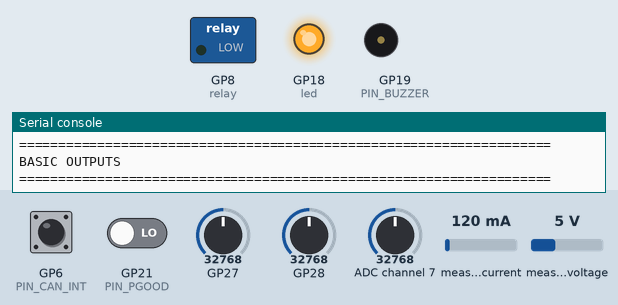
This program was run on a simulated Raspberry Pi Pico running MicroPython. Shown: switched loads named in the program (green lamp = pin HIGH), output pins drawn as LEDs (lit = HIGH), buzzer (waves = sounding), the last lines printed to the serial console. The test bench sets the inputs (shaded band); at power-on: GP6 (PIN_CAN_INT) HIGH, GP21 (PIN_PGOOD) LOW, GP27 = 32768, GP28 = 32768, ADC channel 7 = 32768, measured current 120 mA, measured voltage 5 V (analog values on the 0–65535 scale). EEPROM starts erased; pins used as bus, display or sensor lines are not drawn. At 4.3 s the program stops and its outputs stay as they are.

Above: at 0.07 s.
At 0.8 s:
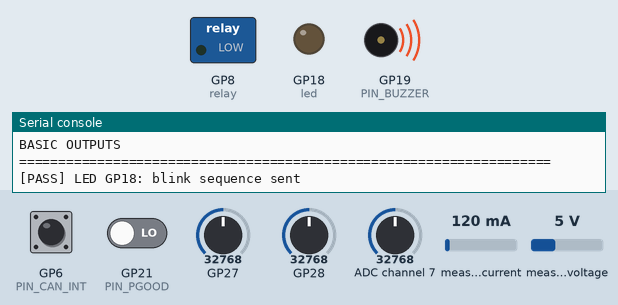
At 1.2 s:
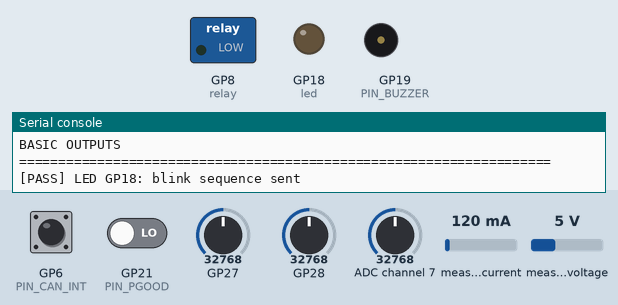
At 3.4 s:
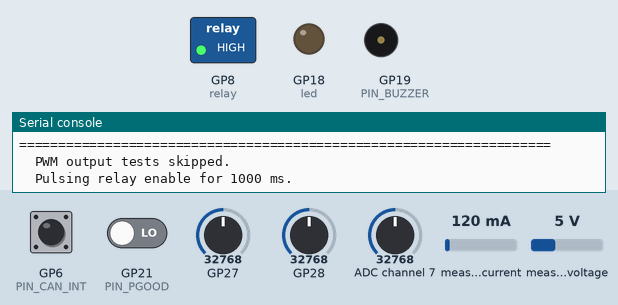
Timing chart, 0 to 5.8 s (numbered marks = the images above):
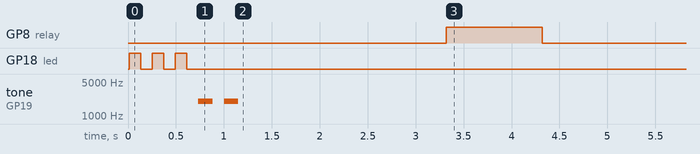

The program:

main.py
```python
from machine import Pin, I2C, SPI, ADC, PWM
import utime as time
import math

# ============================================================
# RP2040 custom board smoke test
# Safe defaults:
# - read-only checks are enabled
# - potentially dangerous output tests are disabled by default
# ============================================================

ENABLE_LED_TEST = True
ENABLE_BUZZER_TEST = True
ENABLE_STATUS_TESTS = True
ENABLE_I2C_TESTS = True
ENABLE_ADC_TESTS = True
ENABLE_MCP2518FD_RESPONSE_TEST = True

# Disable these unless downstream hardware is unplugged / safe.
ENABLE_PWM_OUTPUT_TESTS = False   # GP16/GP17 servo-style outputs
ENABLE_RELAY_TEST = True         # GP8 relay enable MOSFET/relay path
ENABLE_FRAM_WRITE_TEST = True    # writes and restores one FRAM location

# -------------------------
# Pin map from your schematic
# -------------------------
PIN_SDA0 = 0
PIN_SCL0 = 1

PIN_SPI0_SCK = 2
PIN_SPI0_MOSI = 3
PIN_SPI0_MISO = 4
PIN_CAN_CS = 5
PIN_CAN_INT = 6

PIN_RELAY_EN = 8

PIN_SDA1 = 10
PIN_SCL1 = 11

PIN_CHOKE_PWM = 16
PIN_THROTTLE_PWM = 17

PIN_LED = 18
PIN_BUZZER = 19

PIN_PGOOD = 21
PIN_POWER_SRC = 23

PIN_TEMP_ADC = 26
PIN_RPM1_ADC = 27
PIN_RPM2_ADC = 28

# I2C addresses
INA219_ADDR = 0x40
FRAM_ADDR = 0x50

ADC_REF = 3.3

THERM_R_PULLUP = 10000.0
THERM_BETA = 3977.0
THERM_R0 = 10000.0
THERM_T0_K = 298.15

results = []


def log(msg=""):
    print(msg)


def banner(title):
    print("\n" + "=" * 68)
    print(title)
    print("=" * 68)


def record(name, ok, detail=""):
    results.append((name, bool(ok), detail))
    tag = "PASS" if ok else "FAIL"

    if detail:
        print("[{}] {}: {}".format(tag, name, detail))
    else:
        print("[{}] {}".format(tag, name))

    return ok


class FM24CL64B:
    def __init__(self, i2c, addr=FRAM_ADDR):
        self.i2c = i2c
        self.addr = addr

    def read(self, memaddr, nbytes=1):
        header = bytes([
            (memaddr >> 8) & 0xFF,
            memaddr & 0xFF
        ])
        self.i2c.writeto(self.addr, header, False)
        return self.i2c.readfrom(self.addr, nbytes)

    def write(self, memaddr, data):
        if not isinstance(data, (bytes, bytearray)):
            data = bytes(data)

        header = bytes([
            (memaddr >> 8) & 0xFF,
            memaddr & 0xFF
        ])

        self.i2c.writeto(self.addr, header + data)


class INA219:
    REG_CONFIG = 0x00
    REG_SHUNT_V = 0x01
    REG_BUS_V = 0x02
    REG_POWER = 0x03
    REG_CURRENT = 0x04
    REG_CAL = 0x05

    def __init__(self, i2c, addr=INA219_ADDR, shunt_ohms=0.05):
        self.i2c = i2c
        self.addr = addr
        self.shunt_ohms = shunt_ohms

        self.current_lsb = 0.0002
        self.power_lsb = self.current_lsb * 20.0
        self.cal = 0x1000

    def _write_reg(self, reg, value):
        data = bytes([
            (value >> 8) & 0xFF,
            value & 0xFF
        ])
        self.i2c.writeto_mem(self.addr, reg, data)

    def _read_reg(self, reg):
        data = self.i2c.readfrom_mem(self.addr, reg, 2)
        return (data[0] << 8) | data[1]

    @staticmethod
    def _s16(x):
        if x & 0x8000:
            return x - 65536
        return x

    def configure(self):
        self._write_reg(self.REG_CONFIG, 0x399F)
        self._write_reg(self.REG_CAL, self.cal)
        time.sleep_ms(10)

    def read_all(self):
        cfg = self._read_reg(self.REG_CONFIG)
        shunt_raw = self._s16(self._read_reg(self.REG_SHUNT_V))
        bus_raw = self._read_reg(self.REG_BUS_V)
        power_raw = self._read_reg(self.REG_POWER)
        current_raw = self._s16(self._read_reg(self.REG_CURRENT))

        shunt_v = shunt_raw * 10e-6
        bus_v = (bus_raw >> 3) * 4e-3
        current_a = current_raw * self.current_lsb
        power_w = power_raw * self.power_lsb

        return {
            "config": cfg,
            "shunt_raw": shunt_raw,
            "bus_raw": bus_raw,
            "current_raw": current_raw,
            "power_raw": power_raw,
            "shunt_v": shunt_v,
            "bus_v": bus_v,
            "current_a": current_a,
            "power_w": power_w,
        }


class MCP2518FD:
    # Important MCP2518FD register addresses
    C1CON_ADDR = 0x000
    OSC_ADDR = 0xE00
    IOCON_ADDR = 0xE04
    CRC_ADDR = 0xE08
    ECCCON_ADDR = 0xE0C
    DEVID_ADDR = 0xE14

    def __init__(self, spi, cs_pin, int_pin=None):
        self.spi = spi

        self.cs = Pin(cs_pin, Pin.OUT)
        self.cs.value(1)

        if int_pin is None:
            self.int_pin = None
        else:
            self.int_pin = Pin(int_pin, Pin.IN, Pin.PULL_UP)

    def _xfer(self, tx_bytes):
        tx = bytes(tx_bytes)
        rx = bytearray(len(tx))

        self.cs.value(0)
        self.spi.write_readinto(tx, rx)
        self.cs.value(1)

        return rx

    def read_sfr(self, addr, nbytes):
        # MCP2518FD SFR READ command:
        # command nibble = 0b0011
        # then 12-bit address
        header0 = 0x30 | ((addr >> 8) & 0x0F)
        header1 = addr & 0xFF

        rx = self._xfer([header0, header1] + [0x00] * nbytes)

        return bytes(rx[2:])

    def read_u32(self, addr):
        data = self.read_sfr(addr, 4)
        value = (
            data[0]
            | (data[1] << 8)
            | (data[2] << 16)
            | (data[3] << 24)
        )
        return value, data

    def read_diagnostics(self):
        c1con, c1con_b = self.read_u32(self.C1CON_ADDR)
        osc, osc_b = self.read_u32(self.OSC_ADDR)
        iocon, iocon_b = self.read_u32(self.IOCON_ADDR)
        crc, crc_b = self.read_u32(self.CRC_ADDR)
        ecccon, ecccon_b = self.read_u32(self.ECCCON_ADDR)
        devid, devid_b = self.read_u32(self.DEVID_ADDR)

        int_level = None
        if self.int_pin is not None:
            int_level = self.int_pin.value()

        return {
            "C1CON": c1con,
            "C1CON_bytes": c1con_b,

            "OSC": osc,
            "OSC_bytes": osc_b,

            "IOCON": iocon,
            "IOCON_bytes": iocon_b,

            "CRC": crc,
            "CRC_bytes": crc_b,

            "ECCCON": ecccon,
            "ECCCON_bytes": ecccon_b,

            "DEVID": devid,
            "DEVID_bytes": devid_b,

            "INT": int_level,
        }


def adc_to_volts(raw16):
    return (raw16 * ADC_REF) / 65535.0


def temp_from_ntc_voltage(v):
    # Divider:
    # 3.3 V -> 10k pull-up -> TEMP_V -> NTC -> GND

    if v <= 0.01 or v >= (ADC_REF - 0.01):
        return None, None

    r_ntc = THERM_R_PULLUP * v / (ADC_REF - v)

    temp_k = 1.0 / (
        (1.0 / THERM_T0_K)
        + (1.0 / THERM_BETA) * math.log(r_ntc / THERM_R0)
    )

    return r_ntc, temp_k - 273.15


def blink_led(count=3, on_ms=120, off_ms=120):
    led = Pin(PIN_LED, Pin.OUT)

    for _ in range(count):
        led.value(1)
        time.sleep_ms(on_ms)

        led.value(0)
        time.sleep_ms(off_ms)


def buzz(count=2, freq=2000, dur_ms=150, gap_ms=120):
    pwm = PWM(Pin(PIN_BUZZER))
    pwm.freq(freq)

    try:
        for _ in range(count):
            pwm.duty_u16(32768)
            time.sleep_ms(dur_ms)

            pwm.duty_u16(0)
            time.sleep_ms(gap_ms)
    finally:
        pwm.deinit()
        Pin(PIN_BUZZER, Pin.OUT).value(0)


def pwm_pulse_us(pwm, pulse_us, freq_hz=50):
    period_us = int(1000000 / freq_hz)
    duty = int((pulse_us * 65535) / period_us)

    if duty < 0:
        duty = 0

    if duty > 65535:
        duty = 65535

    pwm.duty_u16(duty)


def test_pwm_output(pin_num, label):
    pwm = PWM(Pin(pin_num))
    pwm.freq(50)

    try:
        for pulse_us in (1000, 1500, 2000, 1500):
            print("  {} -> {} us".format(label, pulse_us))
            pwm_pulse_us(pwm, pulse_us)
            time.sleep_ms(600)

        record(label, True, "50 Hz PWM sequence emitted")

    except Exception as e:
        record(label, False, repr(e))

    finally:
        pwm.deinit()
        Pin(pin_num, Pin.OUT).value(0)


def sample_adc(pin_num, label, duration_ms=1000, sample_delay_ms=2):
    adc = ADC(pin_num)

    start = time.ticks_ms()
    count = 0

    raw_min = 65535
    raw_max = 0
    raw_sum = 0

    while time.ticks_diff(time.ticks_ms(), start) < duration_ms:
        raw = adc.read_u16()

        if raw < raw_min:
            raw_min = raw

        if raw > raw_max:
            raw_max = raw

        raw_sum += raw
        count += 1

        time.sleep_ms(sample_delay_ms)

    if count == 0:
        raw_avg = 0
    else:
        raw_avg = raw_sum / count

    v_min = adc_to_volts(raw_min)
    v_max = adc_to_volts(raw_max)
    v_avg = adc_to_volts(raw_avg)

    print(
        "  {}: min={:.4f} V  avg={:.4f} V  max={:.4f} V"
        .format(label, v_min, v_avg, v_max)
    )

    return v_min, v_avg, v_max


def bytes_are_all(data, value):
    for b in data:
        if b != value:
            return False
    return True


def mcp_register_set_is_dead(diag):
    all_bytes = (
        diag["C1CON_bytes"]
        + diag["OSC_bytes"]
        + diag["IOCON_bytes"]
        + diag["CRC_bytes"]
        + diag["ECCCON_bytes"]
        + diag["DEVID_bytes"]
    )

    if bytes_are_all(all_bytes, 0x00):
        return True, "all read bytes are 0x00, MISO may be stuck low or chip is not responding"

    if bytes_are_all(all_bytes, 0xFF):
        return True, "all read bytes are 0xFF, MISO may be floating/high or chip is not selected"

    return False, "register reads are not all-zero or all-FF"


def print_mcp_diag(diag):
    print("  MCP2518FD register dump:")
    print("    C1CON  @ 0x000 = 0x{:08X}  bytes={}".format(diag["C1CON"], diag["C1CON_bytes"]))
    print("    OSC    @ 0xE00 = 0x{:08X}  bytes={}".format(diag["OSC"], diag["OSC_bytes"]))
    print("    IOCON  @ 0xE04 = 0x{:08X}  bytes={}".format(diag["IOCON"], diag["IOCON_bytes"]))
    print("    CRC    @ 0xE08 = 0x{:08X}  bytes={}".format(diag["CRC"], diag["CRC_bytes"]))
    print("    ECCCON @ 0xE0C = 0x{:08X}  bytes={}".format(diag["ECCCON"], diag["ECCCON_bytes"]))
    print("    DEVID  @ 0xE14 = 0x{:08X}  bytes={}".format(diag["DEVID"], diag["DEVID_bytes"]))
    print("    INT level = {}".format(diag["INT"]))


def test_mcp2518fd_response():
    spi = SPI(
        0,
        baudrate=1000000,
        polarity=0,
        phase=0,
        bits=8,
        firstbit=SPI.MSB,
        sck=Pin(PIN_SPI0_SCK),
        mosi=Pin(PIN_SPI0_MOSI),
        miso=Pin(PIN_SPI0_MISO),
    )

    mcp = MCP2518FD(spi, PIN_CAN_CS, PIN_CAN_INT)

    diag = mcp.read_diagnostics()
    print_mcp_diag(diag)

    dead, reason = mcp_register_set_is_dead(diag)

    if dead:
        record("MCP2518FD response", False, reason)
        print("  Most likely causes:")
        print("    - MCP2518FD not powered")
        print("    - MCP2518FD held in reset")
        print("    - MCP oscillator/crystal not running")
        print("    - CS not reaching the MCP")
        print("    - MISO not connected or shorted")
        print("    - wrong SPI pin map")
        print("    - wrong MCP2518FD footprint / soldering issue")
        return False

    devid_bytes = diag["DEVID_bytes"]
    devid_not_zero = not bytes_are_all(devid_bytes, 0x00)
    devid_not_ff = not bytes_are_all(devid_bytes, 0xFF)

    if devid_not_zero and devid_not_ff:
        detail = "DEVID=0x{:08X}, OSC=0x{:08X}, C1CON=0x{:08X}".format(
            diag["DEVID"],
            diag["OSC"],
            diag["C1CON"]
        )
        record("MCP2518FD response", True, detail)
        print("  The MCP is answering over SPI.")
        print("  This does not prove CAN bus traffic yet.")
        return True

    detail = (
        "some MCP registers responded, but DEVID itself looks bad: "
        "DEVID=0x{:08X}, OSC=0x{:08X}, C1CON=0x{:08X}"
        .format(diag["DEVID"], diag["OSC"], diag["C1CON"])
    )

    record("MCP2518FD partial response", True, detail)
    print("  The chip may be responding, but DEVID is suspicious.")
    print("  Check SPI command/address format and MCP2518FD variant.")
    return True


def main():
    banner("RP2040 BOARD SMOKE TEST")

    log("This script checks board peripherals visible from the schematic.")
    log("Dangerous output tests are disabled by default.")

    # ------------------------------------------------------------
    # Implicit bring-up checks
    # ------------------------------------------------------------
    banner("IMPLICIT CHECKS")

    record("RP2040 boot", True, "MicroPython is running")
    record("QSPI flash / boot path", True, "Board booted and script executed")
    record("External crystal / clocks", True, "Board booted and timers are alive")

    # ------------------------------------------------------------
    # Simple outputs
    # ------------------------------------------------------------
    banner("BASIC OUTPUTS")

    if ENABLE_LED_TEST:
        try:
            blink_led()
            record("LED GP18", True, "blink sequence sent")
        except Exception as e:
            record("LED GP18", False, repr(e))

    if ENABLE_BUZZER_TEST:
        try:
            buzz()
            record("Buzzer GP19 / B_ENABLE", True, "tone burst sent")
        except Exception as e:
            record("Buzzer GP19 / B_ENABLE", False, repr(e))

    # ------------------------------------------------------------
    # Status inputs
    # ------------------------------------------------------------
    if ENABLE_STATUS_TESTS:
        banner("STATUS INPUTS")

        try:
            pgood = Pin(PIN_PGOOD, Pin.IN).value()
            src = Pin(PIN_POWER_SRC, Pin.IN).value()
            can_int = Pin(PIN_CAN_INT, Pin.IN, Pin.PULL_UP).value()

            record(
                "PGOOD GP21",
                True,
                "level={} ({})".format(
                    pgood,
                    "5V good" if pgood else "5V not-good / pulled low"
                )
            )

            record(
                "POWER_SRC GP23",
                True,
                "level={} ({})".format(
                    src,
                    "+12V / IN1 selected" if src else "VBUS / IN2 selected"
                )
            )

            record(
                "CAN_INT idle GP6",
                True,
                "level={} ({})".format(
                    can_int,
                    "inactive/high" if can_int else "active/low"
                )
            )

        except Exception as e:
            record("Status pins", False, repr(e))

    # ------------------------------------------------------------
    # I2C0 / INA219 and I2C1 / FRAM
    # ------------------------------------------------------------
    if ENABLE_I2C_TESTS:
        banner("I2C TESTS")

        try:
            i2c0 = I2C(
                0,
                scl=Pin(PIN_SCL0),
                sda=Pin(PIN_SDA0),
                freq=400000
            )

            scan0 = i2c0.scan()
            ok0 = INA219_ADDR in scan0

            record(
                "I2C0 scan",
                ok0,
                "found={}".format([hex(x) for x in scan0])
            )

            if ok0:
                ina = INA219(i2c0, INA219_ADDR, shunt_ohms=0.05)
                ina.configure()
                vals = ina.read_all()

                detail = (
                    "bus={:.3f} V, shunt={:.3f} mV, current={:.3f} A, "
                    "power={:.3f} W, cfg=0x{:04X}"
                    .format(
                        vals["bus_v"],
                        vals["shunt_v"] * 1000.0,
                        vals["current_a"],
                        vals["power_w"],
                        vals["config"]
                    )
                )

                record("INA219 @ 0x40", True, detail)

            else:
                record("INA219 @ 0x40", False, "not found on I2C0")

        except Exception as e:
            record("I2C0 / INA219", False, repr(e))

        try:
            i2c1 = I2C(
                1,
                scl=Pin(PIN_SCL1),
                sda=Pin(PIN_SDA1),
                freq=400000
            )

            scan1 = i2c1.scan()
            ok1 = FRAM_ADDR in scan1

            record(
                "I2C1 scan",
                ok1,
                "found={}".format([hex(x) for x in scan1])
            )

            if ok1:
                fram = FM24CL64B(i2c1, FRAM_ADDR)
                head = fram.read(0x0000, 16)

                record(
                    "FRAM @ 0x50",
                    True,
                    "read[0:16]={}".format(head)
                )

                if ENABLE_FRAM_WRITE_TEST:
                    test_addr = 0x1FF0
                    original = fram.read(test_addr, 4)
                    pattern = b"\xA5\x5A\x3C\xC3"

                    fram.write(test_addr, pattern)
                    verify = fram.read(test_addr, 4)
                    fram.write(test_addr, original)

                    record(
                        "FRAM write/restore",
                        verify == pattern,
                        "addr=0x{:04X}, wrote={}, read_back={}, restored={}"
                        .format(test_addr, pattern, verify, original)
                    )
                else:
                    print("  FRAM write test skipped.")

            else:
                record("FRAM @ 0x50", False, "not found on I2C1")

        except Exception as e:
            record("I2C1 / FRAM", False, repr(e))

    # ------------------------------------------------------------
    # ADC inputs
    # ------------------------------------------------------------
    if ENABLE_ADC_TESTS:
        banner("ADC TESTS")

        try:
            temp_adc = ADC(PIN_TEMP_ADC)
            temp_raw = temp_adc.read_u16()
            temp_v = adc_to_volts(temp_raw)

            r_ntc, temp_c = temp_from_ntc_voltage(temp_v)

            if temp_c is None:
                record(
                    "TEMP_V GP26",
                    True,
                    "voltage={:.4f} V (probe open/short/or absent)".format(temp_v)
                )
            else:
                record(
                    "TEMP_V GP26",
                    True,
                    "voltage={:.4f} V, Rntc={:.1f} ohm, temp={:.2f} C"
                    .format(temp_v, r_ntc, temp_c)
                )

        except Exception as e:
            record("TEMP_V GP26", False, repr(e))

        try:
            print("  Sampling RPM analog inputs for 1 second.")
            print("  Spin the source now if applicable.")

            v1 = sample_adc(PIN_RPM1_ADC, "RPM_SENS_1 / GP27")
            v2 = sample_adc(PIN_RPM2_ADC, "RPM_SENS_2 / GP28")

            record(
                "RPM_SENS_1 GP27",
                True,
                "avg={:.4f} V, swing={:.4f} V".format(v1[1], v1[2] - v1[0])
            )

            record(
                "RPM_SENS_2 GP28",
                True,
                "avg={:.4f} V, swing={:.4f} V".format(v2[1], v2[2] - v2[0])
            )

        except Exception as e:
            record("RPM ADCs", False, repr(e))

    # ------------------------------------------------------------
    # MCP2518FD response check
    # ------------------------------------------------------------
    if ENABLE_MCP2518FD_RESPONSE_TEST:
        banner("MCP2518FD RESPONSE TEST")

        try:
            test_mcp2518fd_response()
        except Exception as e:
            record("MCP2518FD response", False, repr(e))

    # ------------------------------------------------------------
    # Optional output tests
    # ------------------------------------------------------------
    banner("OPTIONAL OUTPUT TESTS")

    if ENABLE_PWM_OUTPUT_TESTS:
        print("  Running PWM output tests.")
        test_pwm_output(PIN_CHOKE_PWM, "CHOKE_PWM GP16")
        test_pwm_output(PIN_THROTTLE_PWM, "THROTTLE_PWM GP17")
    else:
        print("  PWM output tests skipped.")

    if ENABLE_RELAY_TEST:
        try:
            print("  Pulsing relay enable for 1000 ms.")

            relay = Pin(PIN_RELAY_EN, Pin.OUT)
            relay.value(1)
            time.sleep_ms(1000)
            relay.value(0)

            record("Relay enable GP8", True, "300 ms pulse sent")

        except Exception as e:
            record("Relay enable GP8", False, repr(e))
    else:
        print("  Relay test skipped.")

    # ------------------------------------------------------------
    # Summary
    # ------------------------------------------------------------
    banner("SUMMARY")

    passed = 0
    failed = 0

    for name, ok, detail in results:
        if ok:
            passed += 1
        else:
            failed += 1

        print("- {}: {}".format(name, "PASS" if ok else "FAIL"))

    print("\nTotal: {} pass, {} fail".format(passed, failed))


if __name__ == "__main__":
    try:
        main()
    except KeyboardInterrupt:
        print("\nInterrupted by user")
```

Measured:
- by itself, GP8 (relay): LOW → HIGH at 3.3 s, → LOW 1.0 s later
- by itself, GP18 (led): alternates HIGH for 0.12 s and LOW for 0.12 s, 6 changes in all, then stays LOW
- by itself, tone on GP19 (PIN_BUZZER): alternates 2000 Hz for 0.15 s and silent for 0.12 s, 4 changes in all, then stays silent
